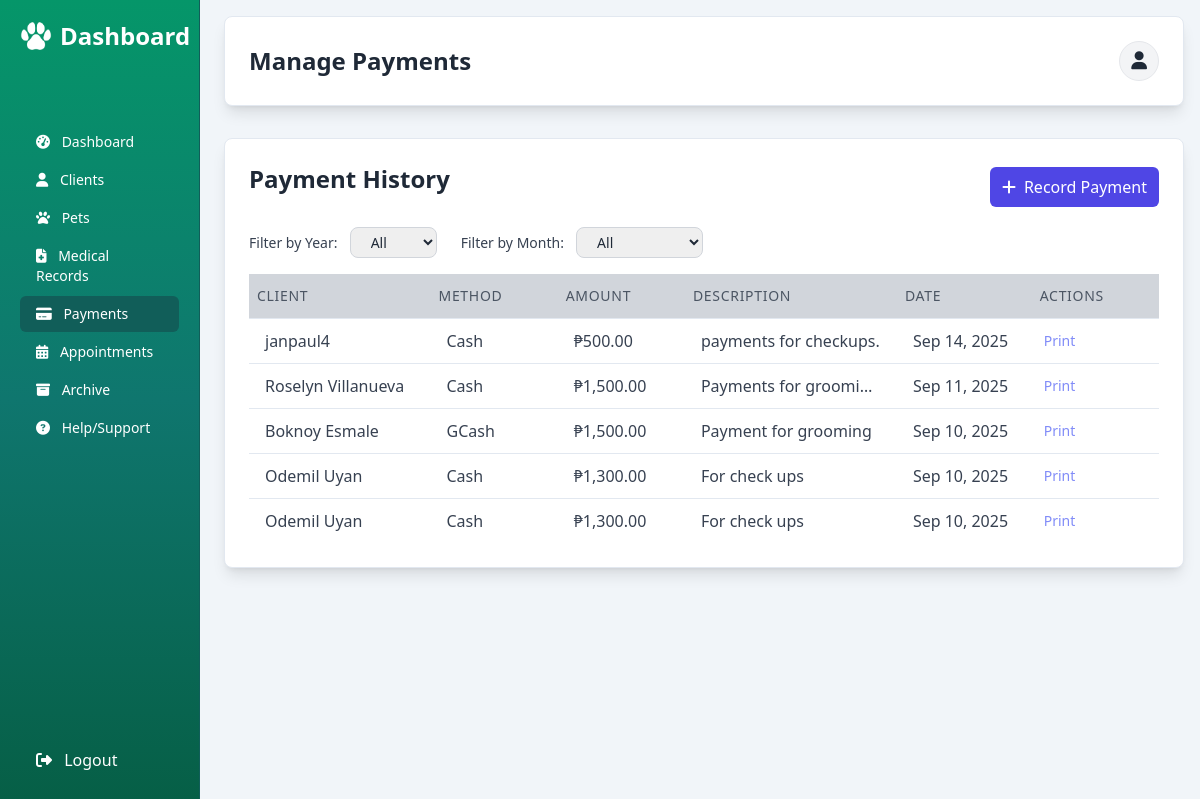
Page /payment_methods.php (signed in) on the committed database.
### tables this page shows
CREATE TABLE `payments` (
  `payment_id` int(11) NOT NULL,
  `client_name` varchar(100) NOT NULL,
  `method_id` int(11) NOT NULL,
  `amount` decimal(10,2) NOT NULL,
  `description` varchar(255) DEFAULT NULL,
  `date` datetime NOT NULL
);

CREATE TABLE `payment_methods` (
  `method_id` int(11) NOT NULL,
  `method_name` varchar(50) NOT NULL
);

### payment_methods.php (the view, shortened to what this page needs)
<?php
require_once 'db.php';
$query = "SELECT p.*, m.method_name FROM Payments p JOIN Payment_Methods m ON p.method_id = m.method_id";
$params = [];
$query .= " ORDER BY p.date DESC";
try {
    $stmt = $pdo->prepare($query);
    $stmt->execute($params);
    $payments = $stmt->fetchAll(PDO::FETCH_ASSOC);
} catch (PDOException $e) {
    $error_message = "Error fetching payments: " . $e->getMessage();
    $payments = [];
}
?>
<!DOCTYPE html>
<html lang="en">
<head>
    <link rel="stylesheet" href="Assets/FontAwsome/css/all.min.css">
    <link href="https://cdn.jsdelivr.net/npm/tom-select/dist/css/tom-select.css" rel="stylesheet">
    <script src="https://cdn.tailwindcss.com"></script>
</head>
<body class="bg-slate-100 min-h-screen text-gray-800">
    <aside id="sidebar" class="fixed inset-y-0 left-0 w-[200px] bg-gradient-to-b from-emerald-600 via-teal-700 to-emerald-800 text-white p-5 transform -translate-x-full lg:translate-x-0 transition-transform duration-300 ease-in-out z-40 flex flex-col border-r border-teal-800">
        <div class="flex items-center justify-between mb-6">
            <h2 class="text-xl lg:text-2xl font-semibold flex items-center gap-2">
                <img src="image/MainIconWhite.png" alt="Dashboard" class="w-6 lg:w-8">
                <span class="md:inline">Dashboard</span>
            </h2>
        </div>
        <nav class="flex-grow mt-8 lg:mt-12 space-y-0.5">
            <a href="dashboard.php" class="block text-sm text-white px-4 py-2 rounded-md hover:bg-teal-900 transition-colors">
                <i class="fas fa-tachometer-alt mr-2"></i> Dashboard
            </a>
            <a href="clients.php" class="block text-sm text-white hover:bg-teal-800 px-4 py-2 rounded-md transition-colors">
                <i class="fas fa-user mr-2"></i> Clients
            </a>
            <a href="pets.php" class="block text-sm text-white hover:bg-teal-800 px-4 py-2 rounded-md transition-colors">
                <i class="fas fa-paw mr-2"></i> Pets
            </a>
            <a href="medical_records.php" class="block text-sm text-white hover:bg-teal-800 px-4 py-2 rounded-md transition-colors">
                <i class="fas fa-file-medical mr-2"></i> Medical Records
            </a>
            <a href="payment_methods.php" class="block text-sm bg-teal-800 text-white hover:bg-teal-800 px-4 py-2 rounded-md transition-colors">
                <i class="fas fa-credit-card mr-2"></i> Payments
            </a>
            <a href="appointments.php" class="block text-sm text-white hover:bg-teal-800 px-4 py-2 rounded-md transition-colors">
                <i class="fas fa-calendar-days mr-2"></i> Appointments
            </a>
            <a href="archive.php" class="block text-sm text-white hover:bg-teal-800 px-4 py-2 rounded-md transition-colors">
                <i class="fa-solid fa-box-archive mr-2"></i> Archive
            </a>
            <a href="#" class="block text-sm text-white hover:bg-teal-800 px-4 py-2 rounded-md transition-colors" onclick="toggleModal('vetHelpModal')">
                <i class="fas fa-question-circle mr-2"></i> Help/Support
            </a>
        </nav>
        <div class="pt-4">
            <a href="#" onclick="confirmLogout(event)" class="block text-md text-white hover:bg-red-600 px-4 py-2 rounded-md transition-colors">
                <i class="fas fa-sign-out-alt mr-2"></i> Logout
            </a>
        </div>
    </aside>
    <div class="main-content ml-0 lg:ml-52 p-4 pt-12 lg:pt-4">
        <header class="bg-white shadow-lg rounded-lg text-gray-800 py-4 mb-6 lg:mb-8 p-4 lg:p-6 border border-slate-200">
            <div class="flex justify-between items-center">
                <h1 class="text-xl lg:text-2xl font-bold">Manage Payments</h1>
                <div class="relative inline-block text-left">
                    <button id="profileButton" class="flex items-center justify-center w-10 h-10 bg-gray-100 border border-gray-200 rounded-full hover:bg-gray-200 text-gray-800 text-lg transition-colors">
                        <i class="fas fa-user"></i>
                    </button>
                </div>
            </div>
        </header>
        <div class="bg-white shadow-lg rounded-lg text-gray-800 py-4 mb-6 lg:mb-8 p-4 lg:p-6 border border-slate-200">
            <div class="flex justify-between items-center mb-4">
                <h2 class="text-lg sm:text-xl lg:text-2xl font-semibold mb-4">Payment History</h2>
                <button onclick="showPaymentModal()" class="bg-indigo-600 text-white px-3 py-2 rounded-md hover:bg-indigo-700 text-sm sm:text-base transition-colors duration-200">
                    <i class="fas fa-plus mr-2"></i>Record Payment
                </button>
            </div>
            <form method="GET" class="flex flex-row gap-6 mb-4">
                <div>
                    <label for="yearFilter" class="text-sm font-medium text-gray-700 mr-2">Filter by Year:</label>
                    <select name="year" id="yearFilter" class="border border-gray-300 rounded-lg px-4 cursor-pointer py-1 text-sm focus:ring-2 focus:ring-indigo-400 focus:outline-none" onchange="this.form.submit()">
                        <option value="All" <?php echo (!isset($_GET['year']) || $_GET['year'] === 'All') ? 'selected' : ''; ?>>All</option>
                    </select>
                </div>
                <div>
                    <label for="monthFilter" class="text-sm font-medium text-gray-700 mr-2">Filter by Month:</label>
                    <select name="month" id="monthFilter" class="border border-gray-300 rounded-lg px-4 cursor-pointer py-1 text-sm focus:ring-2 focus:ring-indigo-400 focus:outline-none" onchange="this.form.submit()">
                        <option value="All" <?php echo (!isset($_GET['month']) || $_GET['month'] === 'All') ? 'selected' : ''; ?>>All</option>
                    </select>
                </div>
            </form>
            <?php if (count($payments) > 0): ?>
                <div class="table-container">
                    <table class="min-w-full divide-y divide-slate-200">
                        <thead class="bg-gray-300 sticky top-0 z-2">
                            <tr class="border-b border-slate-200">
                                <th class="px-2 py-3 text-left text-xs sm:text-sm font-medium text-gray-600 uppercase tracking-wider min-w-[120px] whitespace-nowrap overflow-hidden truncate">Client</th>
                                <th class="px-2 py-3 text-left text-xs sm:text-sm font-medium text-gray-600 uppercase tracking-wider min-w-[120px] whitespace-nowrap overflow-hidden truncate">Method</th>
                                <th class="px-2 py-3 text-left text-xs sm:text-sm font-medium text-gray-600 uppercase tracking-wider min-w-[120px] whitespace-nowrap overflow-hidden truncate">Amount</th>
                                <th class="px-2 py-3 text-left text-xs sm:text-sm font-medium text-gray-600 uppercase tracking-wider min-w-[120px] whitespace-nowrap overflow-hidden truncate">Description</th>
                                <th class="px-2 py-3 text-left text-xs sm:text-sm font-medium text-gray-600 uppercase tracking-wider min-w-[120px] whitespace-nowrap overflow-hidden truncate">Date</th>
                                <th class="px-2 py-3 text-left text-xs sm:text-sm font-medium text-gray-600 uppercase tracking-wider min-w-[120px] whitespace-nowrap overflow-hidden truncate">Actions</th>
                            </tr>
                        </thead>
                        <tbody class="bg-white divide-y divide-slate-200">
                            <?php foreach ($payments as $pay): ?>
                                <tr class="hover:bg-gray-50 transition-colors">
                                    <td class="px-4 py-2 text-gray-700"><?php echo htmlspecialchars($pay['client_name']); ?></td>
                                    <td class="px-4 py-2 text-gray-700"><?php echo htmlspecialchars($pay['method_name']); ?></td>
                                    <td class="px-4 py-2 text-gray-700 font-medium">₱<?php echo number_format($pay['amount'], 2); ?></td>
                                    <td class="px-4 py-2 text-gray-700 truncate-cell" title="<?php echo htmlspecialchars($pay['description']); ?>">
                                        <?php echo htmlspecialchars($pay['description']); ?>
                                    </td>
                                    <td class="px-4 py-2 text-gray-700"><?php echo date('M j, Y', strtotime($pay['date'])); ?></td>
                                    <td class="px-3 py-3 text-sm">
                                        <button onclick="printReceipt('<?php echo htmlspecialchars($pay['client_name']); ?>', '<?php echo htmlspecialchars($pay['method_name']); ?>', '<?php echo $pay['amount']; ?>', '<?php echo htmlspecialchars($pay['description']); ?>', '<?php echo $pay['date']; ?>')"
                                            class="text-indigo-400 hover:text-indigo-300 hover:underline">
                                            Print
                                        </button>
                                    </td>
                                </tr>
                            <?php endforeach; ?>
                        </tbody>
                    </table>
                </div>
            <?php endif; ?>
        </div>
    </div>
</body>
</html>

### payment_methods.php (style rules this page uses)
.table-container { overflow-x: auto; width: 100%; max-width: 100%; -webkit-overflow-scrolling: touch; }
.table-container table { min-width: 600px; width: 100%; }
body { overflow-x: hidden; }
.truncate-cell { max-width: 200px; white-space: nowrap; overflow: hidden; text-overflow: ellipsis; }

### rows in the picture
payments: client_name "janpaul4", method.method_name "Cash", amount "500.00", description "payments for checkups.", date "Sep 14, 2025"
payments: client_name "Roselyn Villanueva", method.method_name "Cash", amount "1,500.00", description "Payments for groomi…", date "Sep 11, 2025"
payments: client_name "Boknoy Esmale", method.method_name "GCash", amount "1,500.00", description "Payment for grooming", date "Sep 10, 2025"
payments: client_name "Odemil Uyan", method.method_name "Cash", amount "1,300.00", description "For check ups", date "Sep 10, 2025"
payments: client_name "Odemil Uyan", method.method_name "Cash", amount "1,300.00", description "For check ups", date "Sep 10, 2025"
